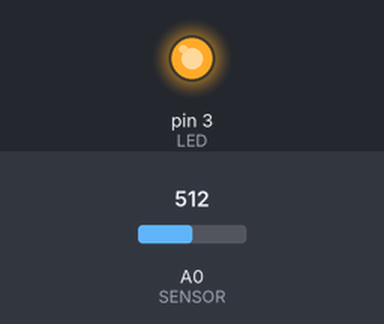
A sketch run on a simulated Arduino Uno, built with avr-gcc and run on an emulated ATmega328P. Shown: output pins drawn as LEDs (lit = HIGH). The inputs (shaded band) are chosen by the test bench; at power-on: A0 (SENSOR) = 512.

Above: at 1.2 s.
1.3 s: A0 (SENSOR) set to 940
2.8 s: A0 (SENSOR) set to 964
At 3.4 s:
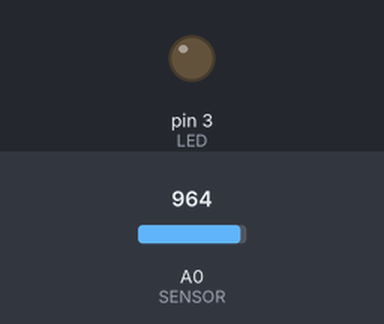
4.3 s: A0 (SENSOR) set to 920
At 4.6 s:
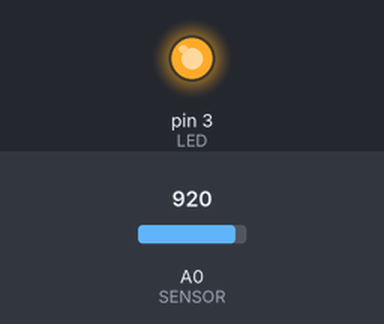
5.8 s: A0 (SENSOR) set to 960
At 6.9 s:
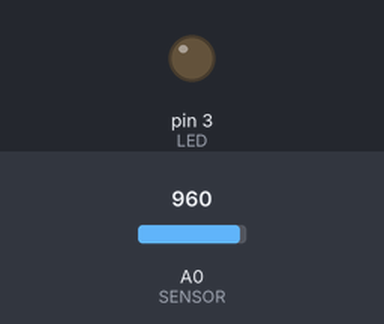
Timing chart, 0 to 8.3 s (numbered marks = the images above; inputs shaded):
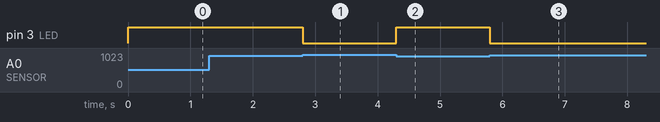

Measured:
- the behaviour switches between 950 and 951 on A0 (SENSOR) (found by bisection; images 0 and 1)
- after the input at 1.3 s, every drawn part: stays the same
- after the input at 2.8 s, pin 3 (LED): HIGH → LOW at once
- after the input at 4.3 s, pin 3 (LED): LOW → HIGH at once
- after the input at 5.8 s, pin 3 (LED): HIGH → LOW at once

The sketch:

Cap14_1_LDR.ino
```cpp
/*
  Capitulo 14 de Arduino desde cero en Español.
  Programa que utiliza el modulo KY-018 o fotoresistencia para encender un LED
        cuando hay baja intensidad de luz ambiente.

  Autor: bitwiseAr

*/

int SENSOR = A0;     // pin S de modulo a entrada analogica A0
int LED = 3;      // LED en pin 3
int VALOR;      // almacena valor leido de entrada A0

void setup(){
  pinMode(LED, OUTPUT);   // pin 3 como salida
  // entradas analogicas no requieren inicialización
}


void loop(){
  VALOR = analogRead(SENSOR); // lee valor de entrada A0
  if (VALOR < 930){   // un valor bajo representa oscuridad
    digitalWrite(LED, HIGH);  // enciende LED
    //delay(1000);    // demora de 1 seg. para evitar parpadeo de LED
  }
  else if (VALOR > 950)
  {
  digitalWrite(LED, LOW); // apaga LED
  }
}
```
